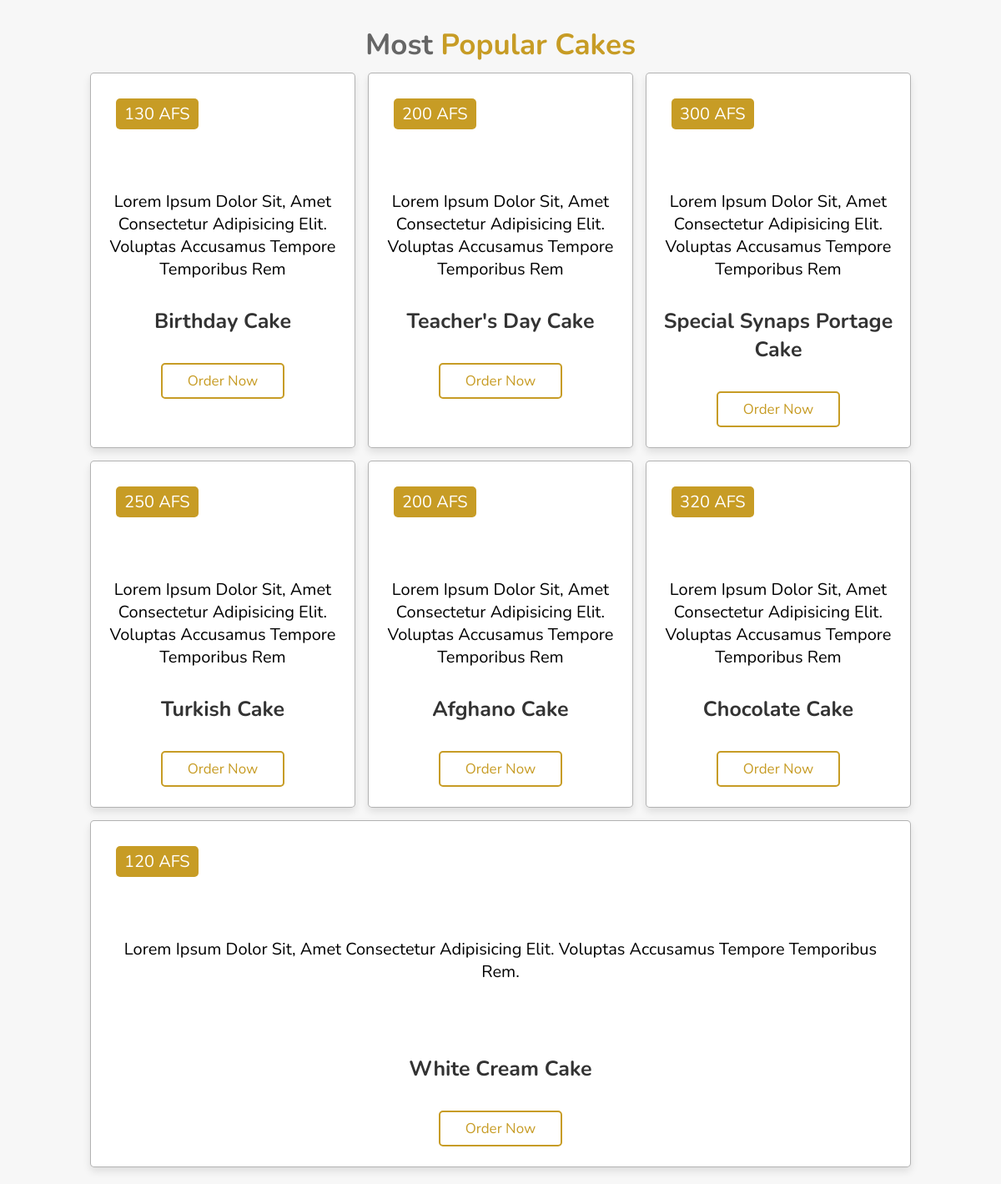
/backend/files/relatedPages/Cakes.php, run on the app's committed database.
### tables this page shows
CREATE TABLE `cakes` (
  `id` int(10) NOT NULL,
  `cake_name` varchar(30) DEFAULT NULL,
  `discription` varchar(100) NOT NULL,
  `price` int(10) DEFAULT NULL
);

### backend/files/relatedPages/Cakes.php (the view, shortened to what this page needs)
<?php
    require('../connection.php');
    try{
        if($result == ""){
            $stmt = $pdo->prepare("SELECT * FROM `cakes`");
            $stmt->execute();
            $cakes = $stmt->fetchAll(PDO::FETCH_ASSOC);
          }
    }catch  (Exception $ex){ $result = $ex->getMessage(); }
?>
<!DOCTYPE html>
<html lang="en">
<head>
    <link rel="stylesheet" href="../../../style.css">
</head>
<body>
<section class="popular" id="popular">
    <h1 class="heading"> most <span>popular Cakes</span> </h1>
    <div class="box-container">
        <?php
            foreach ($cakes as $cake): ?>
                <div class="box">
                        <span class="price"> <?php echo "$cake[price] AFS" ?> </span>
                        <div class="text">
                            <p style="
                                height:25rem;
                                object-fit: cover;
                                width:100%;
                                border-radius: .5rem;
                                padding-top: 15vh;
                                font-size:20px;"
                            ><?php echo "$cake[discription]" ?></p>
                        </div>
                        <h3><?php echo "$cake[cake_name]" ?></h3>
                        <div class="stars">
                            <i class="fas fa-star"></i>
                            <i class="fas fa-star"></i>
                            <i class="fas fa-star"></i>
                            <i class="fas fa-star"></i>
                            <i class="far fa-star"></i>
                        </div>
                        <a href="../../order.html" class="btn">order now</a>
                </div> <?php endforeach; ?>
    </div>
</section>
</body>
</html>

### style.css (style rules this page uses)
:root { --red:#c79c25; }
* { font-family: 'Nunito', sans-serif; margin:0; padding:0; box-sizing: border-box; outline: none; border:none; text-decoration: none; text-transform: capitalize; transition:all .2s linear; }
html { font-size: 62.5%; overflow-x: hidden; scroll-behavior: smooth; scroll-padding-top: 6rem; }
body { background:#f7f7f7; }
section { padding:2rem 9%; }
.heading { text-align: center; font-size: 3.5rem; padding:1rem; color:#666; }
.heading span { color: var(--red) }
.btn { display: inline-block; padding:.8rem 3rem; border:.2rem solid var(--red); color:var(--red); cursor: pointer; font-size: 1.7rem; border-radius: .5rem; position: relative; overflow: hidden; z-index: 0; margin-top: 1rem; }
.btn::before { content: ''; position: absolute; top:0; right: 0; width:0%; height:100%; background:var(--red); transition: .3s linear; z-index: -1; }
.popular .box-container { display: flex; flex-wrap: wrap; gap:1.5rem; }
.popular .box-container .box { padding:2rem; background:#fff; box-shadow: 0 .5rem 1rem rgba(0,0,0,.1); border:.1rem solid rgba(0,0,0,.3); border-radius: .5rem; text-align: center; flex:1 1 30rem; position: relative; }
.popular .box-container .box .price { position: absolute; top:3rem; left:3rem; background:var(--red); color:#fff; font-size: 2rem; padding:.5rem 1rem; border-radius: .5rem; }
.popular .box-container .box h3 { color:#333; font-size: 2.5rem; padding-top: 1rem; }
.popular .box-container .box .stars i { color:gold; font-size: 1.7rem; padding:1rem .1rem; }

### data on the page
cakes: price "130", discription "Lorem Ipsum Dolor Sit, Amet Consectetur Adipisicing Elit. Voluptas Accusamus Tempore Temporibus Rem", cake_name "Birthday Cake"
cakes: price "200", discription "Lorem Ipsum Dolor Sit, Amet Consectetur Adipisicing Elit. Voluptas Accusamus Tempore Temporibus Rem", cake_name "Teacher's Day Cake"
cakes: price "300", discription "Lorem Ipsum Dolor Sit, Amet Consectetur Adipisicing Elit. Voluptas Accusamus Tempore Temporibus Rem", cake_name "Special Synaps Portage Cake"
cakes: price "250", discription "Lorem Ipsum Dolor Sit, Amet Consectetur Adipisicing Elit. Voluptas Accusamus Tempore Temporibus Rem", cake_name "Turkish Cake"
cakes: price "200", discription "Lorem Ipsum Dolor Sit, Amet Consectetur Adipisicing Elit. Voluptas Accusamus Tempore Temporibus Rem", cake_name "Afghano Cake"
cakes: price "320", discription "Lorem Ipsum Dolor Sit, Amet Consectetur Adipisicing Elit. Voluptas Accusamus Tempore Temporibus Rem", cake_name "Chocolate Cake"
cakes: price "120", discription "Lorem Ipsum Dolor Sit, Amet Consectetur Adipisicing Elit. Voluptas Accusamus Tempore Temporibus Rem.", cake_name "White Cream Cake"
